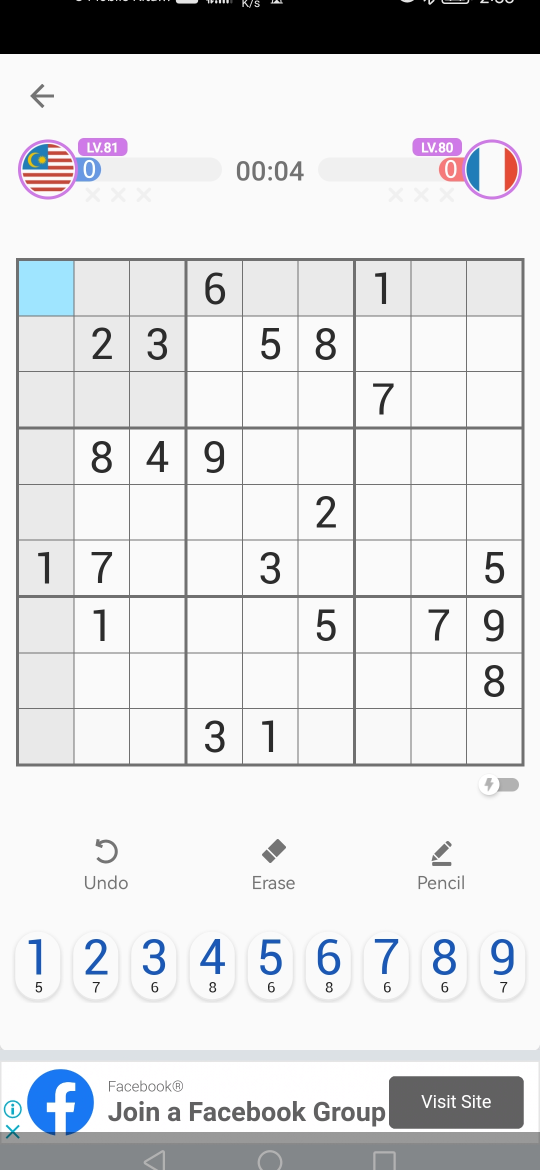
#> input picture images/sudoku/sudoku04.jpg, 1080 x 2340 px, found by its file name (shown at 1/2 size)
$ python getDigitTemplates.py
#> lines starting #> are read from the running program, lines starting #| are printed output that depends on the picture; after the words box and inside, x2 and y2 are one past the last pixel; in counts of white or black regions, pixels touching at a corner belong together
#> further down, img is the input picture: shape (2340, 1080, 3); mean B, G, R 224, 222.3, 221.7
### scripts/ImageProcessingHelper.py
import cv2
import random
import string

def resizeImgToHeight(new_height:int, img):
#> called with new_height = 960
    height = img.shape[0]
    width = img.shape[1]
    scale_factor = new_height/height # adjust scale according to new height
    new_width = int(width * scale_factor)
    dimensions = (new_width, new_height)
    return cv2.resize(img, dimensions, interpolation=cv2.INTER_LINEAR), new_height, new_width

def generateRandomImageName(prefix: string = None, postfix: string = None) -> string:
    # generate random 16 characters
    randomName = ''.join((random.choice(string.ascii_lowercase) for x in range(16))) #
    if prefix is not None:
        randomName = prefix + '_' + randomName
    if postfix is not None:
        randomName = randomName + '_' + postfix
    return randomName


def saveImage(img, absoluteDirectory: string, imgName, format: string) -> None:
    if not absoluteDirectory[-1] == "/":
        absoluteDirectory += "/"
    imgName = absoluteDirectory + imgName + format
    cv2.imwrite(imgName, img)

def saveContoursAsImages(contours, originalImg, absoluteDirectory: string, format: string) -> None:
    for cell in contours:
        x,y,w,h = cv2.boundingRect(cell)
        cell_img = originalImg[y:y+h, x:x+w]
        saveImage(cell_img, absoluteDirectory, generateRandomImageName(), format)

### scripts/getDigitTemplates.py
import cv2
import numpy as np

from ImageProcessingHelper import *

IMAGE_PATH = "/src/ImageBasedSudokuSolver/images/sudoku/sudoku04.jpg"
TEMPLATE_PATH = "/src/ImageBasedSudokuSolver/test"

img = cv2.imread(IMAGE_PATH)

# rescale image
img, new_height, new_width = resizeImgToHeight(960, img)
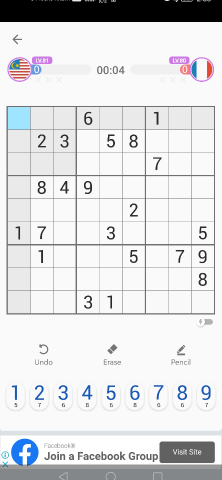
#> img: shape (960, 443, 3) (shown at 1/2 size); mean B, G, R 224, 222.4, 221.7
#> new_height = 960; new_width = 443

gray = cv2.cvtColor(img, cv2.COLOR_BGR2GRAY)
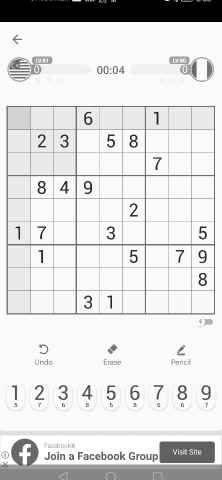
#> gray: shape (960, 443) (shown at 1/2 size); min 0, max 255, mean 222.3
ret,thresh = cv2.threshold(gray,200,255,cv2.THRESH_BINARY_INV)
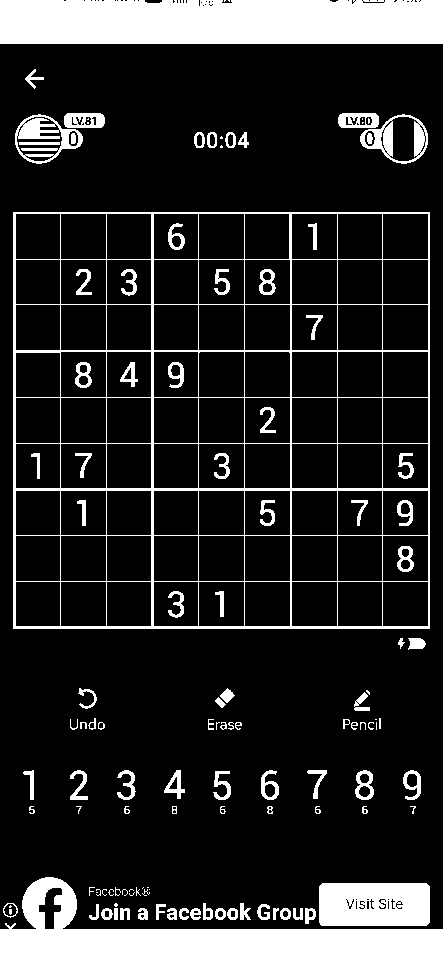
#> thresh: shape (960, 443); 15.5% white; 124 white regions (31 under 20 px), largest, box (x1, y1, x2, y2) and area: (0, 0, 443, 44) 19309, (0, 877, 443, 960) 15587, (13, 212, 430, 629) 13179

# perform dilation to make the lines more visible
kernel = np.array([[0., 1., 0.], [1., 1., 1.], [0., 1., 0.]],np.uint8)
thresh = cv2.dilate(thresh, kernel)
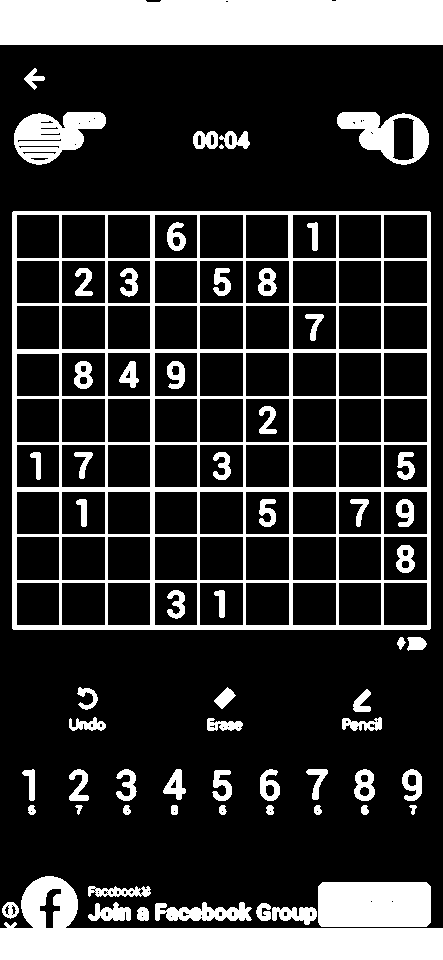
#> thresh: shape (960, 443); 21.4% white; 65 white regions (1 under 20 px)

# cv2.RETR_EXTERNAL = only find the most external contours, excluding enclosed ones
# cv2.CHAIN_APPROX_SIMPLE = only store few points of the contours
contours, hierarchy = cv2.findContours(thresh, cv2.RETR_EXTERNAL, cv2.CHAIN_APPROX_SIMPLE)
#> contours = 43 contours, 1 with area under 20; largest, box (x1, y1, x2, y2) and area: (12, 211, 431, 630) 174722, (0, 0, 443, 45) 19416, (0, 876, 443, 960) 16114, (318, 882, 431, 927) 4898, (337, 112, 429, 165) 2981

approxContours = [] # approximate contours

# each contour stores a list of coordinates
# supposeqdly a perfect contour with 4 sides should have only 4 points
# but I put up to 20 for some tolerance, then afterwards the approxPolyDP will do 2nd time filtering
for contour in contours:
    if (len(contour) < 20): # first layer of filtering
        perimeter = cv2.arcLength(contour,True)
        epsilon = 0.02*perimeter # maximum distance from contour to approximated contour
        approx = cv2.approxPolyDP(contour,epsilon,True)
        approxContours.append(approx)
#> this loop made 43 passes
#> (perimeter, epsilon, approx) on passes 8, 32, 36, 43: (303.2, 6.06, [[318, 886], [321, 926], [430, 922], [426, 882]]), (60.57, 1.21, [[227, 687], [214, 700], [221, 708], [235, 695]]), (1669.7, 33.39, [[13, 211], [12, 628], [429, 629], [430, 212]]), (974.5, 19.49, [[0, 0], [0, 44], [442, 44], [442, 0]])
#> after the loop, approxContours = 18 contours, 1 with area under 20; largest, box (x1, y1, x2, y2) and area: (12, 211, 431, 630) 173890, (0, 0, 443, 45) 19448, (318, 882, 431, 927) 4354, (214, 687, 236, 709) 206, (353, 689, 371, 712) 194

filteredContours = []
for contour in approxContours:
    if (len(contour) ==4): # if the contour is a polygon with 4 sides
        filteredContours.append(contour)
#> this loop made 18 passes
#> contour on passes 1, 13, 15, 18: [[318, 886], [321, 926], [430, 922], [426, 882]], [[227, 687], [214, 700], [221, 708], [235, 695]], [[13, 211], [12, 628], [429, 629], [430, 212]], [[0, 0], [0, 44], [442, 44], [442, 0]]
#> after the loop, filteredContours = 4 contours; box (x1, y1, x2, y2) and area: (12, 211, 431, 630) 173890, (0, 0, 443, 45) 19448, (318, 882, 431, 927) 4354, (214, 687, 236, 709) 206

# find the biggest
filteredContours = sorted(filteredContours, key=cv2.contourArea, reverse=True) # sort according to contourArea in descending order
biggestContour = filteredContours[0]
#> biggestContour = [[13, 211], [12, 628], [429, 629], [430, 212]]

# find topLeft(x,y) and bottomRight(x,y) of the biggestContour
topLeftX = new_width
#> topLeftX = 443
topLeftY = new_height
#> topLeftY = 960
bottomRightX = 0
bottomRightY = 0
for points in biggestContour:
    point = points[0] # due to points is something like [[ 13 211]]
    if point[0] < topLeftX:
        topLeftX = point[0]
    if point[0] > bottomRightX:
        bottomRightX = point[0]
    if point[1] < topLeftY:
        topLeftY = point[1]
    if point[1] > bottomRightY:
        bottomRightY = point[1]
#> this loop made 4 passes
#> (topLeftX, bottomRightX, topLeftY, bottomRightY) on pass 1: (13, 13, 211, 211)
#> after the loop, bottomRightX = 430; bottomRightY = 629; topLeftX = 12; topLeftY = 211

# crop the image based on the topLeft(x,y) and bottomRight(x,y) of the biggestContour
sudoku_thresh = thresh[topLeftY:bottomRightY, topLeftX:bottomRightX]
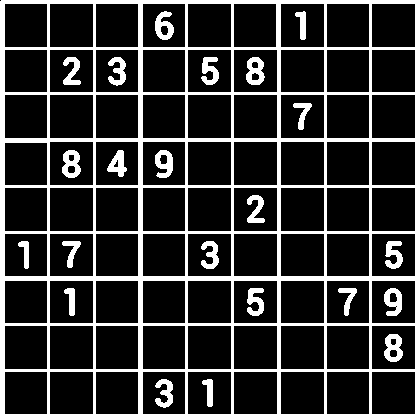
#> sudoku_thresh: shape (418, 418); 19.6% white; 23 white regions, largest, box (x1, y1, x2, y2) and area: (0, 0, 418, 418) 28119, (384, 334, 403, 362) 351, (62, 150, 81, 178) 349

# further dilate to make the lines more visible, so that later we can get exactly 81 squares
kernel = np.array([[0., 1., 0.], [1., 1., 1.], [0., 1., 0.]],np.uint8)
dilated_sudoku = cv2.dilate(sudoku_thresh, kernel)
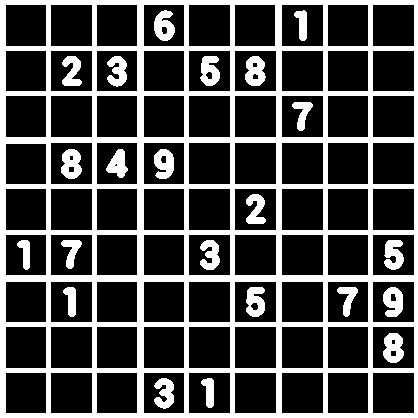
#> dilated_sudoku: shape (418, 418); 28.5% white; 23 white regions, largest, box (x1, y1, x2, y2) and area: (0, 0, 418, 418) 41580, (383, 333, 404, 363) 461, (61, 149, 82, 179) 459
dilated_sudoku = cv2.dilate(dilated_sudoku, kernel)
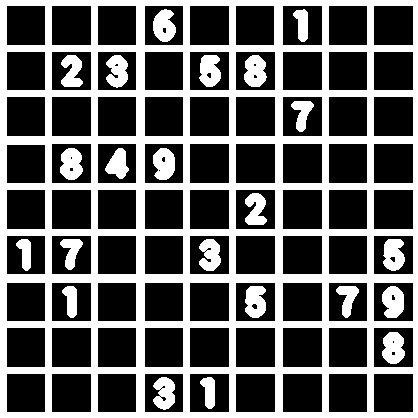
#> dilated_sudoku: shape (418, 418); 37.1% white; 23 white regions, largest, box (x1, y1, x2, y2) and area: (0, 0, 418, 418) 54392, (382, 332, 405, 364) 565, (60, 148, 83, 180) 563

# inverse the binary image, to switch our area of interest (white contours) into the inner squares
dilated_sudoku = cv2.bitwise_not(dilated_sudoku)
fakeRGB_sudoku = cv2.cvtColor(sudoku_thresh, cv2.COLOR_GRAY2RGB)
#> fakeRGB_sudoku: shape (418, 418, 3); 19.6% white; 23 white regions
cells_contours, hierarchy = cv2.findContours(dilated_sudoku, cv2.RETR_EXTERNAL, cv2.CHAIN_APPROX_SIMPLE)
#> cells_contours = 81 contours; largest, box (x1, y1, x2, y2) and area: (374, 328, 413, 367) 1444, (283, 328, 322, 367) 1444, (236, 328, 275, 367) 1444, (190, 328, 229, 367) 1444, (52, 328, 91, 367) 1444

saveContoursAsImages(cells_contours, sudoku_thresh, TEMPLATE_PATH, ".png")
#> the loop in saveContoursAsImages, `for cell in contours:` made 81 passes
#> (cell, x, y, w, h) on passes 1 to 6: ([[374, 374], [374, 411], [412, 411], [412, 374]], 374, 374, 39, 38), ([[329, 374], [329, 411], [366, 411], [366, 374]], 329, 374, 38, 38), ([[283, 374], [283, 411], [321, 411], [321, 374]], 283, 374, 39, 38), ([[236, 374], [236, 411], [274, 411], [274, 374]], 236, 374, 39, 38), ([[190, 374], [190, 411], [228, 411], [228, 374]], 190, 374, 39, 38), ([[145, 374], [145, 411], [182, 411], [182, 374]], 145, 374, 38, 38)

$ run again, with images/sudoku/sudoku01.jpg copied over images/sudoku/sudoku04.jpg
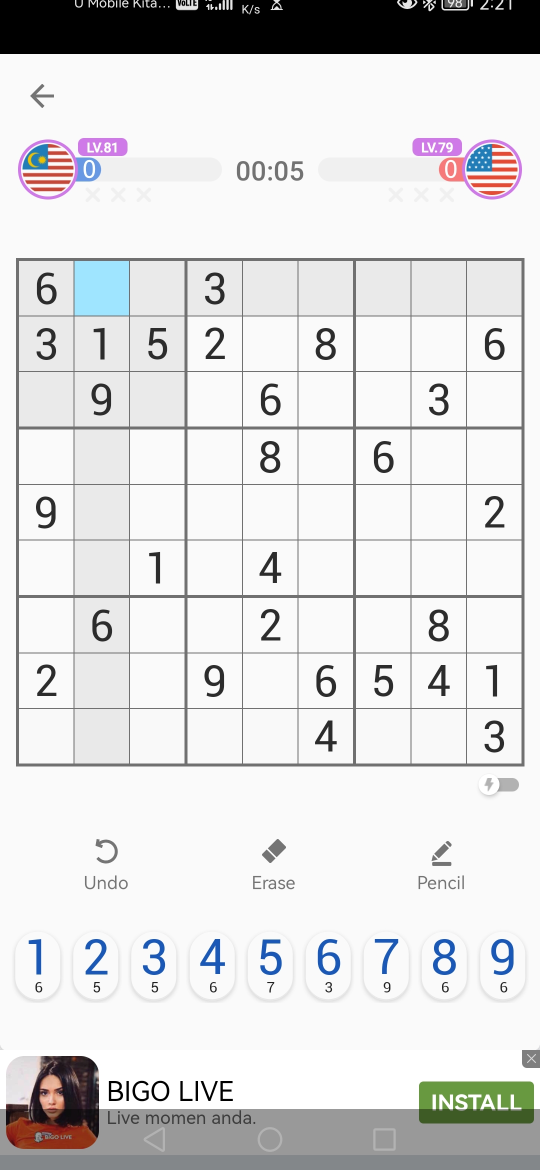
#> input picture images/sudoku/sudoku01.jpg, 1080 x 2340 px, found by its file name (shown at 1/2 size)
#> img is the input picture: shape (2340, 1080, 3); mean B, G, R 220.9, 220.4, 220.6
#> img: shape (960, 443, 3)
#> `img, new_height, new_width = resizeImgToHeight(960, img)`: new_height = 960; new_width = 443
#> `thresh = cv2.dilate(thresh, kernel)`:
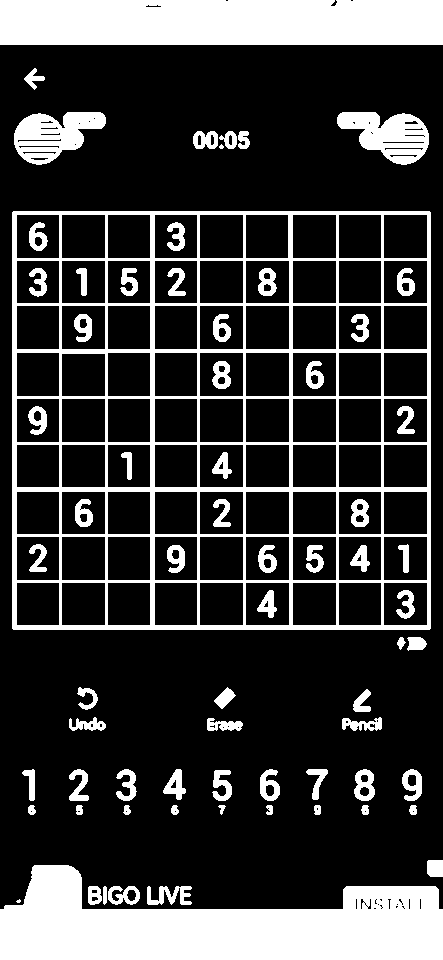
#> thresh: shape (960, 443); 23% white; 70 white regions (2 under 20 px)
#> contours = 42 contours, 2 with area under 20; largest, box (x1, y1, x2, y2) and area: (12, 211, 431, 630) 174722, (0, 865, 443, 960) 26635, (0, 0, 443, 45) 19420, (337, 112, 429, 165) 2981, (14, 112, 106, 165) 2981
#> the loop `for contour in contours:` made 42 passes
#> (perimeter, epsilon, approx) on passes 30, 34: (60.57, 1.21, [[227, 687], [214, 700], [221, 708], [235, 695]]), (1669.7, 33.39, [[13, 211], [12, 628], [429, 629], [430, 212]])
#> after the loop `for contour in contours:`: approxContours = 20 contours, 2 with area under 20; largest, box (x1, y1, x2, y2) and area: (12, 211, 431, 630) 173890, (427, 860, 443, 877) 229, (214, 687, 236, 709) 206, (88, 886, 102, 905) 196, (353, 689, 371, 712) 194
#> the loop `for contour in approxContours:` made 20 passes
#> contour on passes 16, 18: [[227, 687], [214, 700], [221, 708], [235, 695]], [[13, 211], [12, 628], [429, 629], [430, 212]]
#> after the loop `for contour in approxContours:`: filteredContours = 2 contours; box (x1, y1, x2, y2) and area: (12, 211, 431, 630) 173890, (214, 687, 236, 709) 206
#> biggestContour = [[13, 211], [12, 628], [429, 629], [430, 212]]
#> `topLeftX = new_width`: topLeftX = 443
#> `topLeftY = new_height`: topLeftY = 960
#> the loop `for points in biggestContour:` made 4 passes
#> (topLeftX, bottomRightX, topLeftY, bottomRightY) on pass 1: (13, 13, 211, 211)
#> after the loop `for points in biggestContour:`: bottomRightX = 430; bottomRightY = 629; topLeftX = 12; topLeftY = 211
#> sudoku_thresh: shape (418, 418); 20.8% white; 29 white regions, largest, box (x1, y1, x2, y2) and area: (0, 0, 418, 418) 28120, (200, 150, 219, 178) 350, (339, 288, 357, 316) 348
#> fakeRGB_sudoku: shape (418, 418, 3); 20.8% white; 29 white regions
#> cells_contours = 81 contours; largest, box (x1, y1, x2, y2) and area: (374, 328, 413, 367) 1444, (283, 328, 322, 367) 1444, (236, 328, 275, 367) 1444, (190, 328, 229, 367) 1444, (52, 328, 91, 367) 1444
#> the loop in saveContoursAsImages, `for cell in contours:` made 81 passes
#> (cell, x, y, w, h) on passes 1 to 6: ([[374, 374], [374, 411], [412, 411], [412, 374]], 374, 374, 39, 38), ([[329, 374], [329, 411], [366, 411], [366, 374]], 329, 374, 38, 38), ([[283, 374], [283, 411], [321, 411], [321, 374]], 283, 374, 39, 38), ([[236, 374], [236, 411], [274, 411], [274, 374]], 236, 374, 39, 38), ([[190, 374], [190, 411], [228, 411], [228, 374]], 190, 374, 39, 38), ([[145, 374], [145, 411], [182, 411], [182, 374]], 145, 374, 38, 38)
#> after the loop in saveContoursAsImages, `for cell in contours:`:
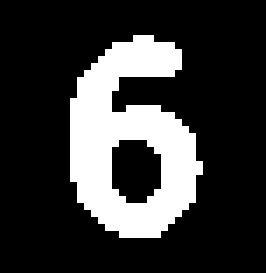
#> cell_img: shape (39, 38) (shown 7 times larger); 21.8% white; 1 white region, box (x1, y1, x2, y2) and area: (10, 5, 29, 34) 323

$ run again, with images/sudoku/sudoku02.jpg copied over images/sudoku/sudoku04.jpg
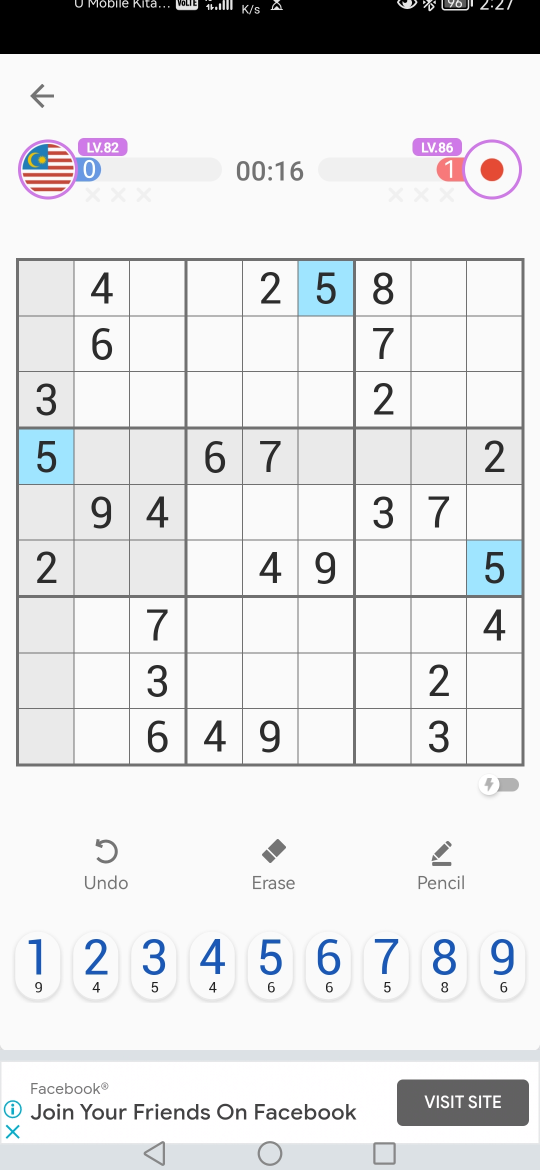
#> input picture images/sudoku/sudoku02.jpg, 1080 x 2340 px, found by its file name (shown at 1/2 size)
#> img is the input picture: shape (2340, 1080, 3); mean B, G, R 227.1, 225.8, 225
#> img: shape (960, 443, 3)
#> `img, new_height, new_width = resizeImgToHeight(960, img)`: new_height = 960; new_width = 443
#> `thresh = cv2.dilate(thresh, kernel)`:
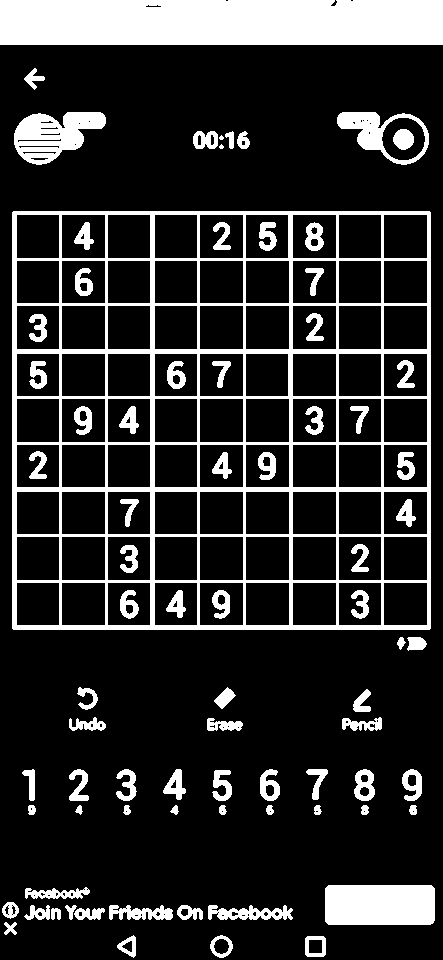
#> thresh: shape (960, 443); 18.1% white; 79 white regions (2 under 20 px)
#> contours = 50 contours, 2 with area under 20; largest, box (x1, y1, x2, y2) and area: (12, 211, 431, 630) 174722, (0, 0, 443, 45) 19420, (325, 885, 435, 925) 4231, (337, 112, 429, 165) 3020, (14, 112, 106, 165) 2981
#> the loop `for contour in contours:` made 50 passes
#> (perimeter, epsilon, approx) on passes 14, 37, 41: (289, 5.78, [[325, 888], [328, 924], [434, 920], [431, 885]]), (60.57, 1.21, [[227, 687], [214, 700], [221, 708], [235, 695]]), (1669.7, 33.39, [[13, 211], [12, 628], [429, 629], [430, 212]])
#> after the loop `for contour in contours:`: approxContours = 20 contours, 2 with area under 20; largest, box (x1, y1, x2, y2) and area: (12, 211, 431, 630) 173890, (325, 885, 435, 925) 3774, (305, 936, 326, 957) 392, (214, 687, 236, 709) 206, (353, 689, 371, 712) 194
#> the loop `for contour in approxContours:` made 20 passes
#> contour on passes 2, 14, 16: [[325, 888], [328, 924], [434, 920], [431, 885]], [[227, 687], [214, 700], [221, 708], [235, 695]], [[13, 211], [12, 628], [429, 629], [430, 212]]
#> after the loop `for contour in approxContours:`: filteredContours = 3 contours; box (x1, y1, x2, y2) and area: (12, 211, 431, 630) 173890, (325, 885, 435, 925) 3774, (214, 687, 236, 709) 206
#> biggestContour = [[13, 211], [12, 628], [429, 629], [430, 212]]
#> `topLeftX = new_width`: topLeftX = 443
#> `topLeftY = new_height`: topLeftY = 960
#> the loop `for points in biggestContour:` made 4 passes
#> (topLeftX, bottomRightX, topLeftY, bottomRightY) on pass 1: (13, 13, 211, 211)
#> after the loop `for points in biggestContour:`: bottomRightX = 430; bottomRightY = 629; topLeftX = 12; topLeftY = 211
#> sudoku_thresh: shape (418, 418); 21% white; 29 white regions, largest, box (x1, y1, x2, y2) and area: (0, 0, 418, 418) 28502, (293, 11, 312, 40) 352, (247, 11, 265, 40) 347
#> fakeRGB_sudoku: shape (418, 418, 3); 21% white; 29 white regions
#> cells_contours = 81 contours; largest, box (x1, y1, x2, y2) and area: (374, 328, 413, 367) 1444, (283, 328, 322, 367) 1444, (236, 328, 275, 367) 1444, (190, 328, 229, 367) 1444, (52, 328, 91, 367) 1444
#> the loop in saveContoursAsImages, `for cell in contours:` made 81 passes
#> (cell, x, y, w, h) on passes 1 to 6: ([[374, 374], [374, 411], [412, 411], [412, 374]], 374, 374, 39, 38), ([[329, 374], [329, 411], [366, 411], [366, 374]], 329, 374, 38, 38), ([[283, 374], [283, 411], [321, 411], [321, 374]], 283, 374, 39, 38), ([[236, 374], [236, 411], [274, 411], [274, 374]], 236, 374, 39, 38), ([[190, 374], [190, 411], [228, 411], [228, 374]], 190, 374, 39, 38), ([[145, 374], [145, 411], [182, 411], [182, 374]], 145, 374, 38, 38)
#> pass 2, in saveContoursAsImages, `cell_img = originalImg[y:y+h, x:x+w]`:
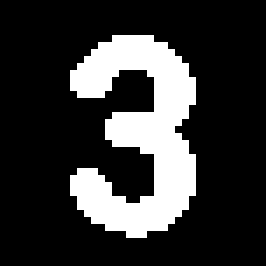
#> cell_img: shape (38, 38) (shown 7 times larger); 20.8% white; 1 white region, box (x1, y1, x2, y2) and area: (10, 5, 28, 34) 301
